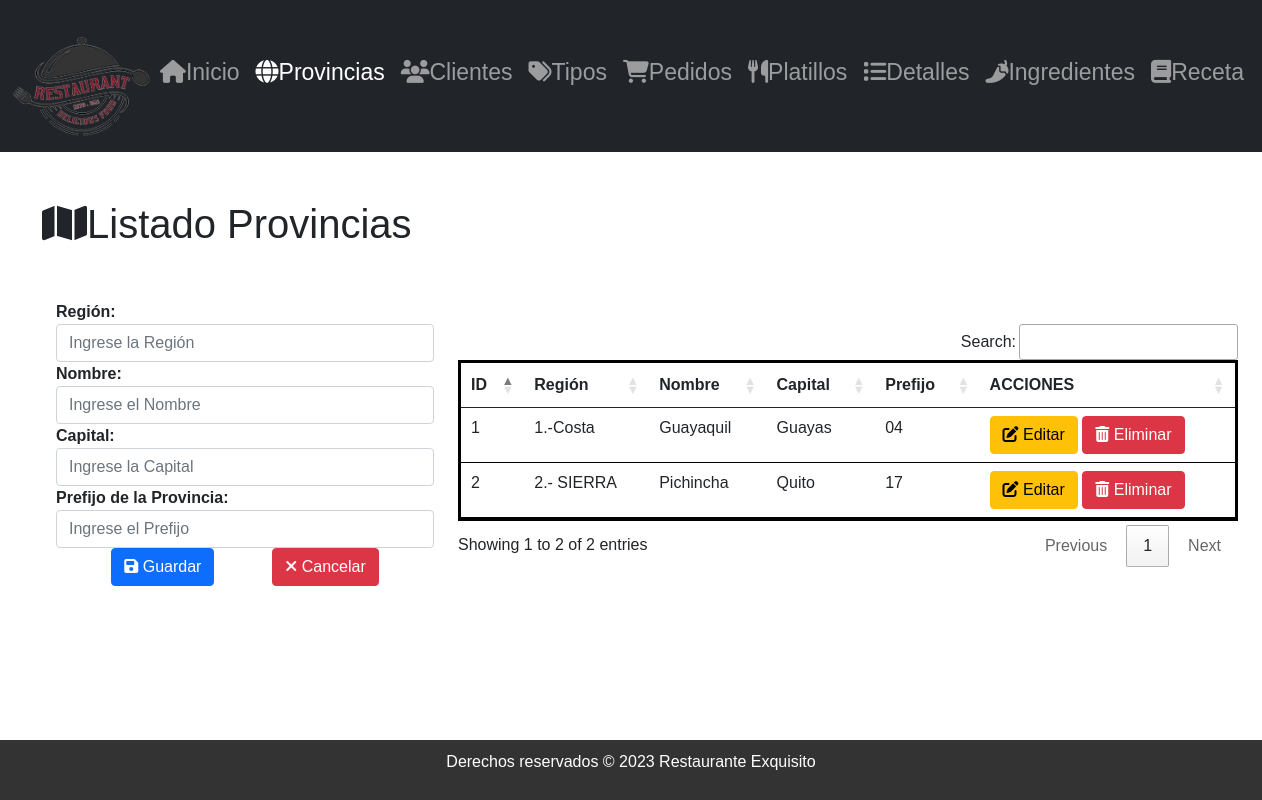
The page / on the database its author committed.
### Aplicaciones/Facturacion/models.py (models this page shows, shortened)
class Provincia(models.Model):
    id_ed=models.AutoField(primary_key=True)
    region_ed = models.CharField(max_length=255)
    nombre_ed = models.CharField(max_length=255)
    capital_ed = models.CharField(max_length=255)
    prefijo_ed= models.CharField(max_length=225, null=True,blank=True)

### Aplicaciones/Facturacion/views.py (the view)
# urls.py: path('',views.listadoProvincias),
def listadoProvincias(request):
    restauramteBdd=Provincia.objects.all()
    return render(request,"listadoProvincias.html",{'provincias':restauramteBdd})

### Aplicaciones/Facturacion/templates/listadoProvincias.html (shortened to what this page needs)
{% extends "./plantilla.html" %}
{% load static %}
{% block contenido %}
    <h1>
<i class="fas fa-map"></i>Listado Provincias</h1>
    <br>
    <ul>
        <div class="row">
            <div class="col-md-4">
                <form class="" action="guardarProvincia/" method="post" enctype="multipart/form-data" id="frm_new_provincia">
                    <b>Región:</b>
                    <input type="text" name="region_ed" value="" id="region_ed" placeholder="Ingrese la Región" class="form-control" required>
                    <b>Nombre:</b>
                    <input type="text" name="nombre_ed" value="" id="nombre_ed" placeholder="Ingrese el Nombre" class="form-control" required>
                    <b>Capital:</b>
                    <input type="text" name="capital_ed" value="" id="capital_ed" placeholder="Ingrese la Capital" class="form-control" required>
                    <b>Prefijo de la Provincia:</b>
                    <input type="text" name="prefijo_ed" value="" id="prefijo_ed" placeholder="Ingrese el Prefijo" class="form-control" required>
                    <center>
                        <button type="submit" name="button" class="btn btn-primary"><i class="fas fa-save"></i> Guardar</button>
                        <button type="submit" name="button" class="btn btn-danger"><i class="fas fa-times"></i> Cancelar</button>
                    </center>
                </form>
            </div>
            <div class="col-md-8">
                <table class="table" id="tbl_provincias">
                    <thead>
                        <tr>
                            <th>ID</th>
                            <th>Región</th>
                            <th>Nombre</th>
                            <th>Capital</th>
                            <th>Prefijo</th>
                            <th>ACCIONES</th>
                        </tr>
                    </thead>
                    <tbody>
                        {% for provincia in provincias %}
                            <tr>
                                <td>{{ provincia.id_ed }}</td>
                                <td>{{ provincia.region_ed }}</td>
                                <td>{{ provincia.nombre_ed }}</td>
                                <td>{{ provincia.capital_ed }}</td>
                                <td>{{ provincia.prefijo_ed }}</td>
                                <td>
                                    <a href="/editarProvincia/{{ provincia.id_ed }}" class="btn btn-warning"> <i class="fas fa-edit"></i> Editar</a>
                                    <a href="javascript:void(0)" onclick="eliminarProvincia('/eliminarProvincia/{{ provincia.id_ed }}');" class="btn btn-danger"><i class="fas fa-trash-alt"></i> Eliminar</a>
                                </td>
                            </tr>
                        {% endfor %}
                    </tbody>
                </table>
            </div>
        </div>
    </ul>
{% endblock %}

### RestauranteED/static/css/principal.css (style rules this page uses)
table { border: 3px solid black !important; }
body { margin: 0; padding: 0; font-family: 'Poppins', sans-serif; background-image: url('ruta_de_la_imagen.jpg'); background-size: cover; background-position: center; background-repeat: no-repeat; / }
h1 { text-align: left; padding-left: 30px; }
.row { margin: 20px 0; }

### rows shown on the page
Provincia: id_ed "1", region_ed "1.-Costa", nombre_ed "Guayaquil", capital_ed "Guayas", prefijo_ed "04"
Provincia: id_ed "2", region_ed "2.- SIERRA", nombre_ed "Pichincha", capital_ed "Quito", prefijo_ed "17"
